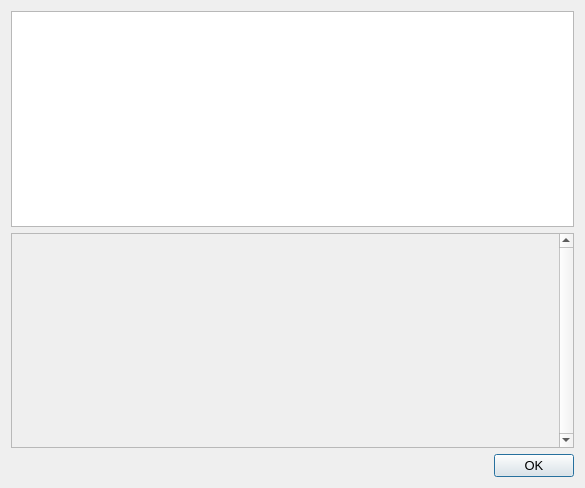
<?xml version="1.0" encoding="UTF-8"?>
<ui version="4.0">
 <class>HelpMessageDialog</class>
 <widget class="QDialog" name="HelpMessageDialog">
  <property name="geometry">
   <rect>
    <x>0</x>
    <y>0</y>
    <width>585</width>
    <height>488</height>
   </rect>
  </property>
  <property name="font">
   <font>
    <pointsize>10</pointsize>
   </font>
  </property>
  <property name="windowTitle">
   <string notr="true">MasterCoreCoin Core - Command-line options</string>
  </property>
  <layout class="QHBoxLayout" name="horizontalLayout_2">
   <item>
    <layout class="QVBoxLayout" name="verticalLayout">
     <item>
      <widget class="QTextEdit" name="helpMessage">
       <property name="readOnly">
        <bool>true</bool>
       </property>
      </widget>
     </item>
     <item>
      <widget class="QScrollArea" name="scrollArea">
       <property name="verticalScrollBarPolicy">
        <enum>Qt::ScrollBarAlwaysOn</enum>
       </property>
       <property name="widgetResizable">
        <bool>true</bool>
       </property>
       <widget class="QWidget" name="scrollAreaWidgetContents">
        <property name="geometry">
         <rect>
          <x>0</x>
          <y>0</y>
          <width>550</width>
          <height>212</height>
         </rect>
        </property>
        <layout class="QVBoxLayout" name="verticalLayout_2">
         <item>
          <widget class="QLabel" name="aboutMessage">
           <property name="cursor">
            <cursorShape>IBeamCursor</cursorShape>
           </property>
           <property name="textFormat">
            <enum>Qt::PlainText</enum>
           </property>
           <property name="alignment">
            <set>Qt::AlignLeading|Qt::AlignLeft|Qt::AlignTop</set>
           </property>
           <property name="openExternalLinks">
            <bool>true</bool>
           </property>
           <property name="textInteractionFlags">
            <set>Qt::LinksAccessibleByMouse|Qt::TextSelectableByKeyboard|Qt::TextSelectableByMouse</set>
           </property>
          </widget>
         </item>
        </layout>
       </widget>
      </widget>
     </item>
     <item>
      <widget class="QDialogButtonBox" name="okButton">
       <property name="orientation">
        <enum>Qt::Horizontal</enum>
       </property>
       <property name="standardButtons">
        <set>QDialogButtonBox::Ok</set>
       </property>
      </widget>
     </item>
    </layout>
   </item>
  </layout>
 </widget>
 <resources>
  <include location="../mastercorecoin.qrc"/>
 </resources>
 <connections>
  <connection>
   <sender>okButton</sender>
   <signal>accepted()</signal>
   <receiver>HelpMessageDialog</receiver>
   <slot>accept()</slot>
   <hints>
    <hint type="sourcelabel">
     <x>20</x>
     <y>20</y>
    </hint>
    <hint type="destinationlabel">
     <x>20</x>
     <y>20</y>
    </hint>
   </hints>
  </connection>
  <connection>
   <sender>okButton</sender>
   <signal>rejected()</signal>
   <receiver>HelpMessageDialog</receiver>
   <slot>reject()</slot>
   <hints>
    <hint type="sourcelabel">
     <x>20</x>
     <y>20</y>
    </hint>
    <hint type="destinationlabel">
     <x>20</x>
     <y>20</y>
    </hint>
   </hints>
  </connection>
 </connections>
</ui>
